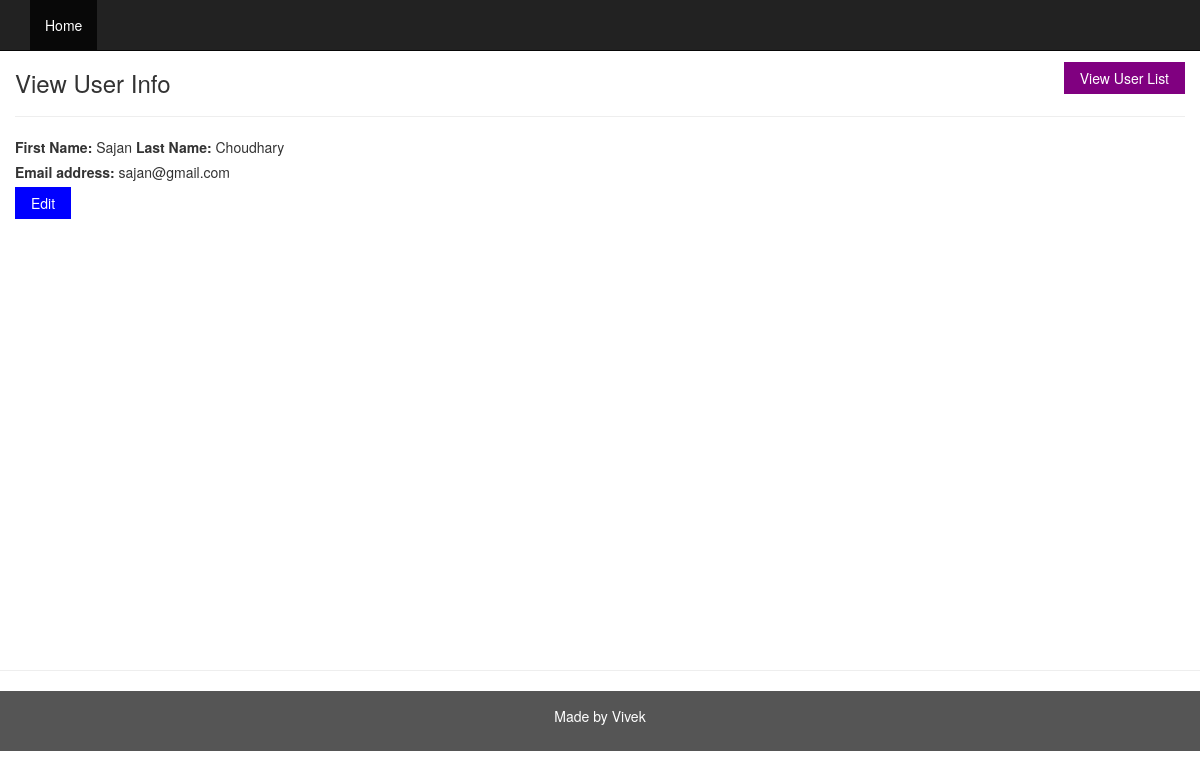
Page /read-student-info.php?id=3 on the committed database.
### tables this page shows
CREATE TABLE `users` (
  `id` int(11) NOT NULL AUTO_INCREMENT PRIMARY KEY,
  `first_name` varchar(100) NOT NULL,
  `last_name` varchar(100) NOT NULL,
  `email_address` varchar(100) NOT NULL
);

### class/user.php (called while the page is built, shortened)
<?php
class User
{
    private $conn;
    function __construct() {
    $servername = "localhost";
    $dbname = "crud";
    $username = "root";
    $password = "";
    $conn = new mysqli($servername, $username, $password, $dbname);
      if ($conn->connect_error) {
        die("Connection failed: " . $conn->connect_error);
       }else{
        $this->conn=$conn;
       }
    }
    public function view_user_by_user_id($id){
       if(isset($id)){
       $user_id= mysqli_real_escape_string($this->conn,trim($id));
       $sql="Select * from users where id='$user_id'";
       $result=  $this->conn->query($sql);
        return $result->fetch_assoc();
       }
    }
}
?>

### read-student-info.php (the view)
<?php
 include 'header.php';
 if(isset($_GET['id'])){
  $user_info=$user_obj->view_user_by_user_id($_GET['id']);
 }else{
  header('Location: index.php');
 }
 ?>
<div class="container " >
  <div class="row content">
             <a  href="index.php"  class="button button-purple mt-12 pull-right">View User List</a>
 <h3>View User Info</h3>
     <hr/>
    <label >First Name:</label>
   <?php  if(isset($user_info['first_name'])){echo $user_info['first_name']; }?>
   <label >Last Name:</label>
  <?php  if(isset($user_info['last_name'])){echo $user_info['last_name']; }?>
<br/>
    <label>Email address:</label>
  <?php  if(isset($user_info['email_address'])){echo $user_info['email_address'];} ?>
    <br/>
    <a href="<?php echo 'update-user-info.php?id='.$user_info["id"] ?>" class="button button-blue">Edit</a>
  </div>
</div>
<hr/>
 <?php
 include 'footer.php';
 ?>

### assets/style.css (style rules this page uses)
body { padding-top: 50px; }
.row.content { min-height:600px }
.button { border: none; color: white; padding: 6px 16px; text-align: center; text-decoration: none; display: inline-block; font-size: 14px; cursor: pointer; }
.button-blue { background-color: #0000FF; }
.button-purple { background-color: purple; }
.mt-12 { margin-top: 12px; }

### rows in the picture
users: first_name "Sajan", last_name "Choudhary", email_address "sajan@gmail.com"
